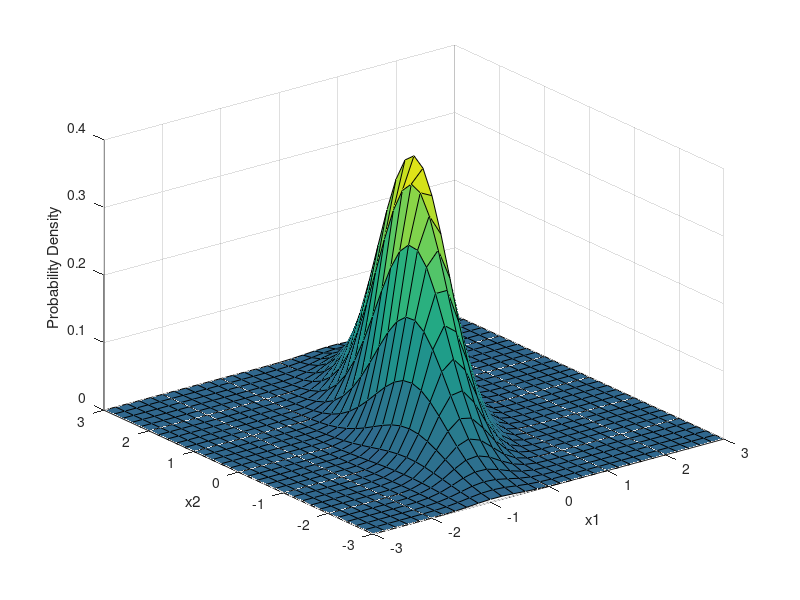
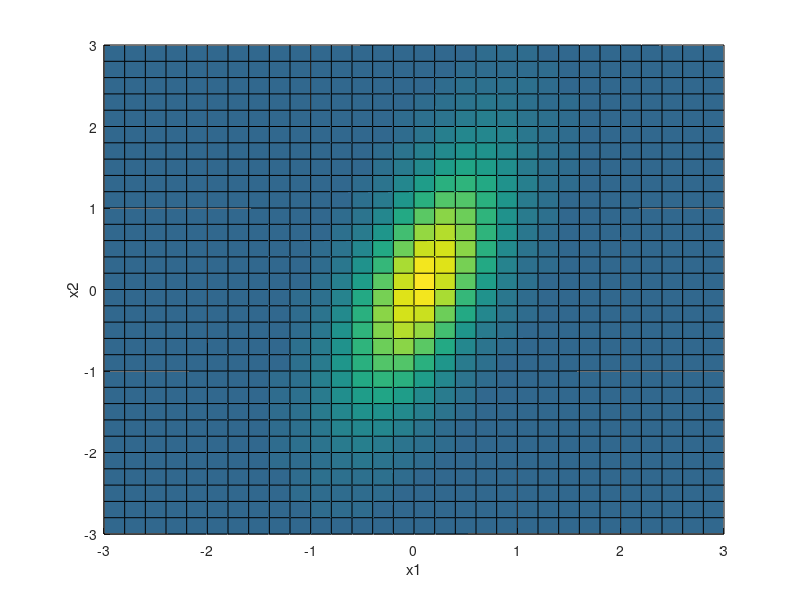
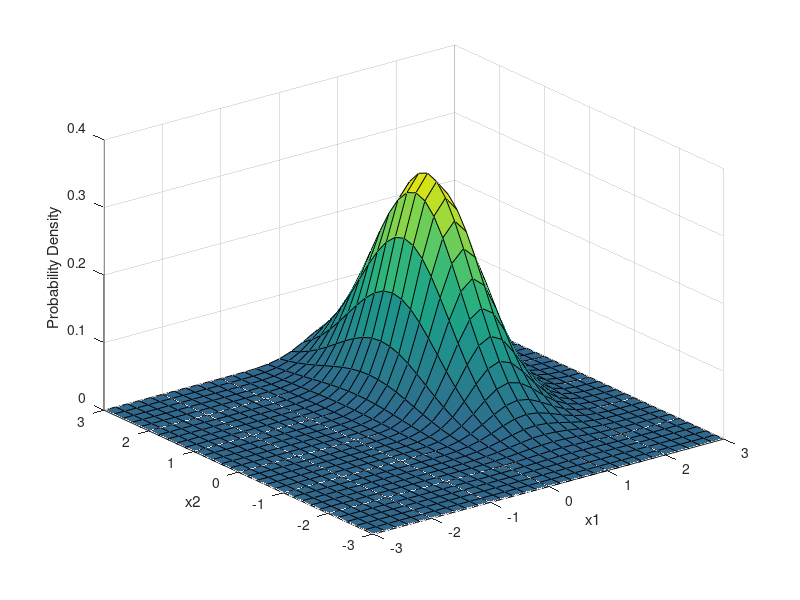
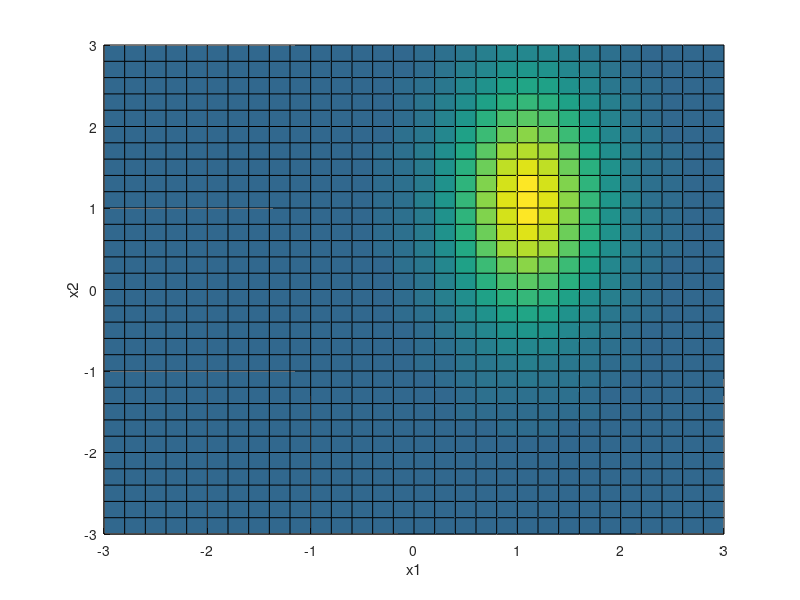

These figures' MATLAB source, in order:
%% q1. multivariate gaussian distribution
mu = [0 0];
Sigma = [0.25 0.3; 0.3 1];

x1 = -3:0.2:3;
x2 = -3:0.2:3;
[X1, X2] = meshgrid(x1, x2);
X = [X1(:) X2(:)];

y = mvnpdf(X, mu, Sigma);
y = reshape(y,length(x2), length(x1));

figure
surf(x1, x2, y)
caxis([min(y(:))-0.5*range(y(:)),max(y(:))])
axis([-3 3 -3 3 0 0.4])
xlabel('x1')
ylabel('x2')
zlabel('Probability Density')

figure
surf(x1, x2, y)
caxis([min(y(:))-0.5*range(y(:)),max(y(:))])
axis([-3 3 -3 3 0 0.4])
xlabel('x1')
ylabel('x2')
zlabel('Probability Density')
view(2)

mu = [1 1];
Sigma = [0.25 0; 0 1];
y = mvnpdf(X, mu, Sigma);
y = reshape(y,length(x2), length(x1));

figure
surf(x1, x2, y)
caxis([min(y(:))-0.5*range(y(:)),max(y(:))])
axis([-3 3 -3 3 0 0.4])
xlabel('x1')
ylabel('x2')
zlabel('Probability Density')

figure
surf(x1, x2, y)
caxis([min(y(:))-0.5*range(y(:)),max(y(:))])
axis([-3 3 -3 3 0 0.4])
xlabel('x1')
ylabel('x2')
zlabel('Probability Density')
view(2)

%% q2. multivariate gaussian random numbers
mu = [2 3];
Sigma = [1 1.5; 1.5 3];
rng('default')  % For reproducibility
R = mvnrnd(mu,Sigma,100);

figure
plot(R(:,1),R(:,2),'+')

Sigma = [1 -1.5; -1.5 3];
rng('default')  % For reproducibility
R = mvnrnd(mu,Sigma,100);

figure
plot(R(:,1),R(:,2),'+')
